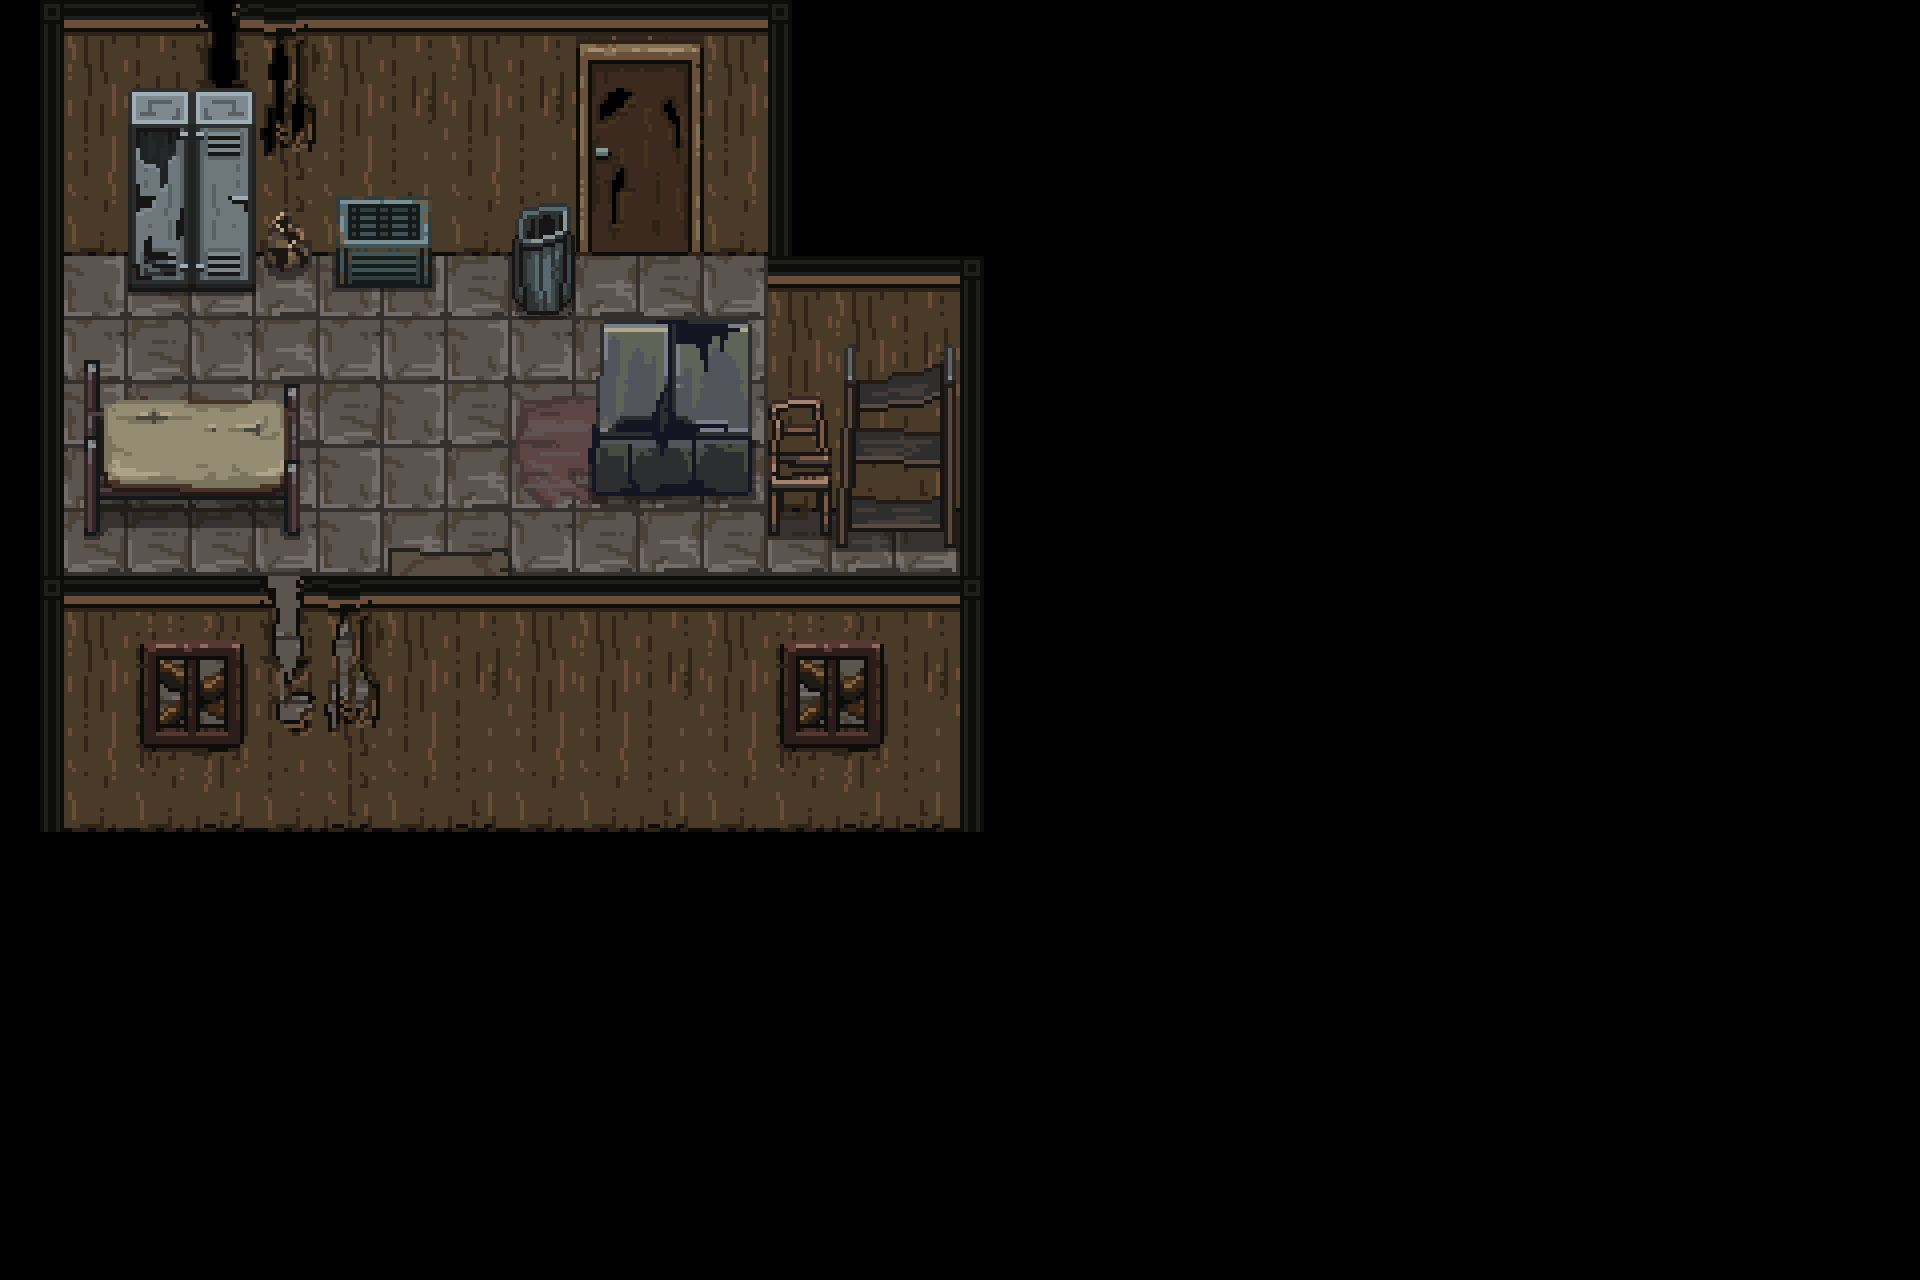

The image is a tile-based game level rendered from a .tmx file. Its description and source (layers, tilesets, objects; grid data summarised) follow:
An orthogonal 30x20 tile map with 64x64 px tiles, 4 tile layers (sol, mure, ground props, ground props), 2 tilesets and 18 objects (player, npc).

<map version="1.9" tiledversion="1.9.2" orientation="orthogonal" renderorder="right-down" width="30" height="20" tilewidth="64" tileheight="64" infinite="0" nextlayerid="8" nextobjectid="28">
 <tileset firstgid="1" source="../textures/tilemaps/post apo1.tsx" />
 <tileset firstgid="1041" source="../textures/tilemaps/NPCS ou mobs.tsx" />
 <layer id="3" name="sol" width="30" height="20">
  <data>[600 cells, 126 non-empty, 4 distinct tile ids]</data>
 </layer>
 <layer id="1" name="mure" width="30" height="20">
  <data>[600 cells, 84 non-empty, 38 distinct tile ids]</data>
 </layer>
 <layer id="4" name="ground props" width="30" height="20">
  <data>[600 cells, 37 non-empty, 37 distinct tile ids]</data>
 </layer>
 <layer id="2" name="ground props" width="30" height="20">
  <data>[600 cells, 81 non-empty, 49 distinct tile ids]</data>
 </layer>
 <objectgroup id="5" name="entitees">
  <object id="17" name="player" gid="1014" x="130.366" y="422.353" width="64" height="64" />
  <object id="19" name="npc" class="npc" gid="1057" x="412.333" y="566" width="70" height="120">
   <properties>
    <property name="first_dialog" value="1" />
    <property name="indicator" value="..." />
    <property name="npc_name" value="soldier" />
    <property name="talkable" type="bool" value="true" />
   </properties>
  </object>
 </objectgroup>
 <objectgroup id="6" name="collision">
  <object id="2" x="64.6667" y="151.667" width="514.667" height="64" />
  <object id="3" x="702.667" y="153.333" width="69.3333" height="61.3333" />
  <object id="5" x="768" y="121.333" width="32" height="388" />
  <object id="6" x="772" y="436" width="188" height="66.6667" />
  <object id="7" x="960" y="436" width="24" height="393.333" />
  <object id="8" x="45.3333" y="737.333" width="937.333" height="100" />
  <object id="9" x="45.3333" y="117.333" width="20" height="720" />
  <object id="10" x="589.333" y="368.333" width="158.667" height="130.333" />
  <object id="12" x="82.6667" y="429.333" width="218.667" height="105.333" />
  <object id="14" x="393.333" y="548" width="124" height="116" />
  <object id="15" x="337.667" y="237" width="88" height="52" />
  <object id="16" x="516" y="246.667" width="60" height="65.3333" />
  <object id="18" x="130" y="239" width="127" height="52" />
  <object id="26" x="581.333" y="160" width="121.333" height="36" />
 </objectgroup>
 <objectgroup id="7" name="triggers">
  <object id="22" x="584" y="110.667" width="116" height="110.667">
   <properties>
    <property name="args" value="1" />
    <property name="function" value="change_level" />
   </properties>
  </object>
  <object id="27" x="62.6667" y="151" width="896.667" height="625">
   <properties>
    <property name="args" value="4.wav" />
    <property name="function" value="play_music" />
   </properties>
  </object>
 </objectgroup>
</map>
